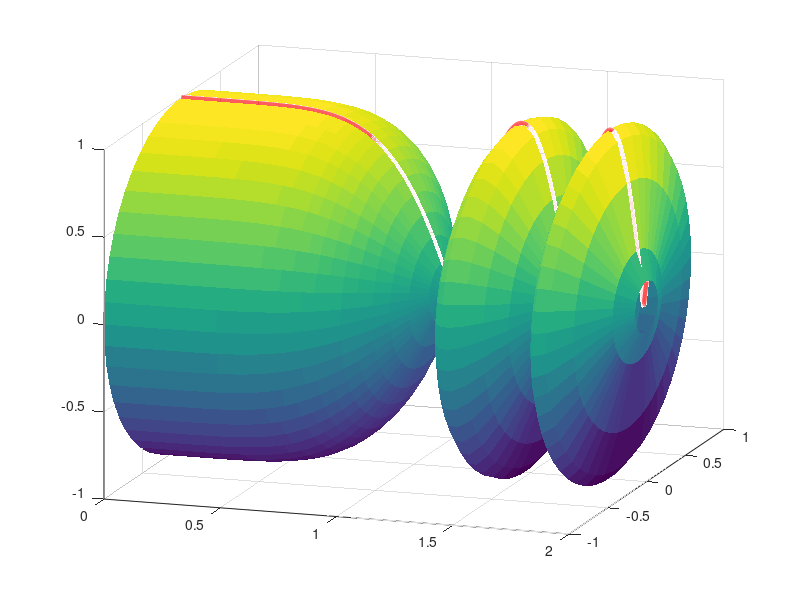

Write the MATLAB code that produced this figure.
% Define your function and enjoy the animation!
f = @(x) abs(cos(x.^3)); a = 0; b = 2; maxanim = 50;

for D = 1: maxanim
    
    % Ploting the function.
    dx = (b-a)/D; clf, hold on, grid on, t = a:0.0001:b; X = a:dx:b;
    plot3(t,zeros(length(t),1),f(t),'LineWidth',3,'Color','r');
    
    for i = 1:D
        
        % Volume.
        %[x,y,z] = cylinder([f(X(i)+dx/2) f(X(i)+dx/2)],50);
        %circle(X(i),0,0,f(X(i)+dx/2)); circle(X(i)+dx,0,0,f(X(i)+dx/2));
         
        % Area.
        [x,y,z] = cylinder([f(X(i)) f(X(i)+dx)],50);              
             
        
        z(1,:) = z(1,:)+(i-1)*dx; z(2,:) = z(1,:)+dx;
        view([1,-3,1]), surf(z,x,y,'FaceAlpha',1,'EdgeColor','none')
        
    end
    
    % Animation.    
    refreshdata, drawnow, pause(5/D), if D~=maxanim, clf, end

end

function h = circle(cx,cy,cz,r)
    hold on, th = 0:pi/50:2*pi; 
    x = cx*ones(length(th),1); 
    y = r * cos(th) + cy; 
    z = r * sin(th) + cz;
    h = fill3(x, y, z,[1,204/255,0]);
end
